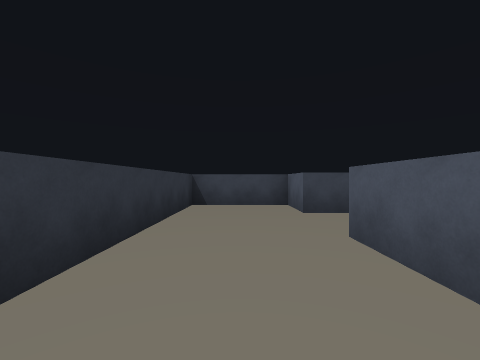
[1] (above)

24 first-person views from a walk through a scene from a Unity 3-D project. The camera is 1.3 m above the floor, looks level and sees 90° across. The floor is counted in squares, 2 m on a side. Each view is taken from the middle of a square. On the plan, view 1 faces up. The plan holds only what a view shows up to about 9 squares ahead; the rest is blank.

[2]
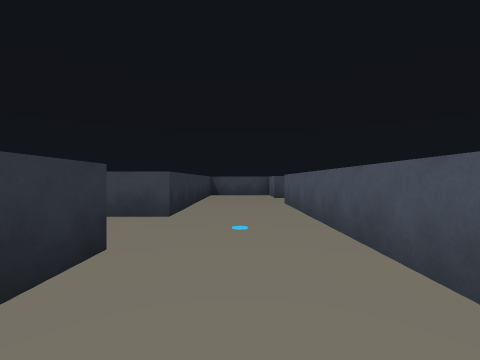

[3]
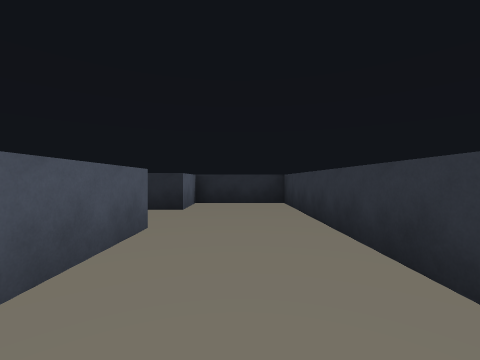

[4]
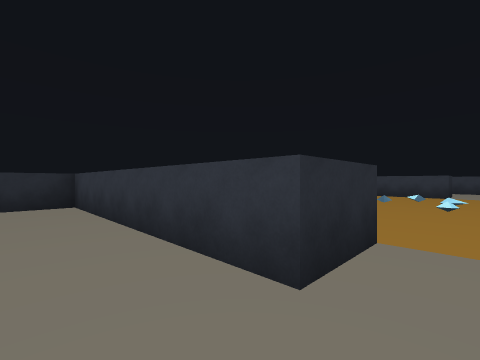

[5]
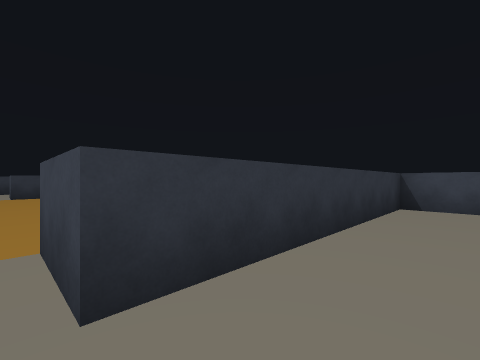

[6]
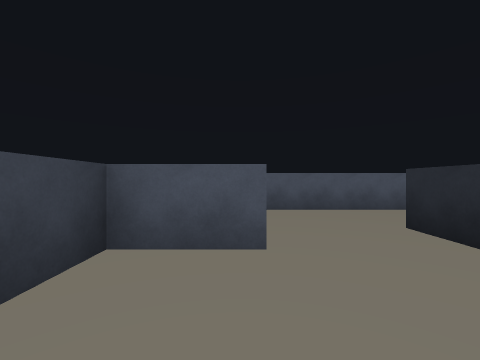

[7]
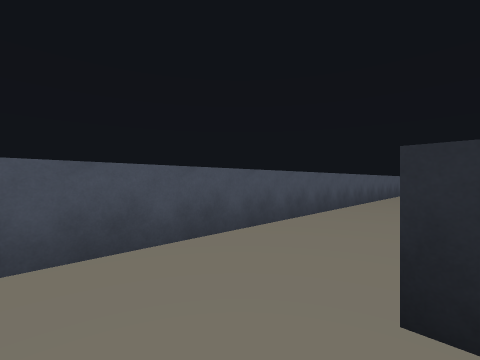

[8]
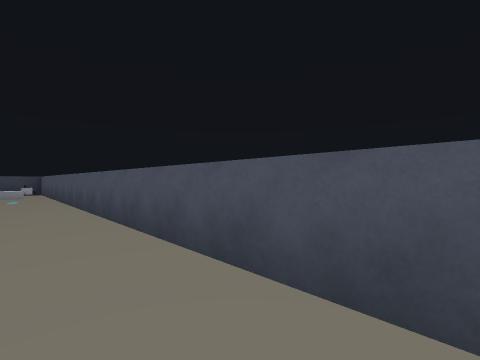

[9]
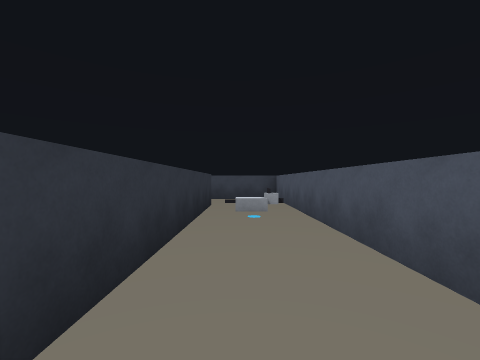

[10]
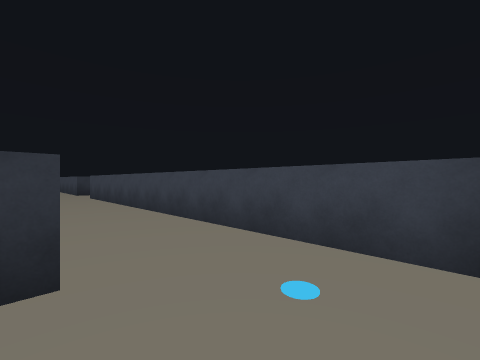

[11]
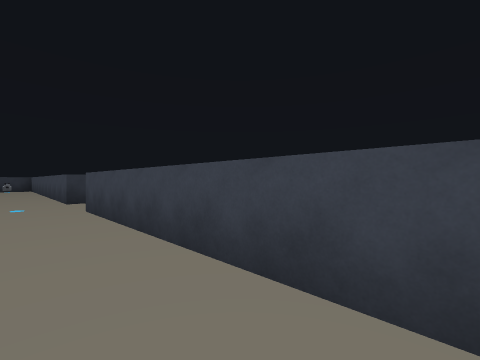

[12]
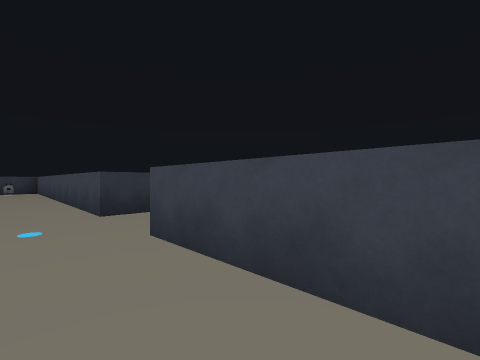

[13]
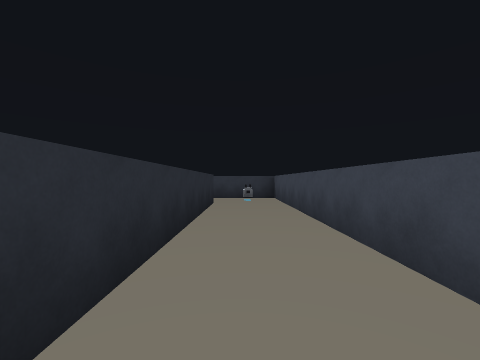

[14]
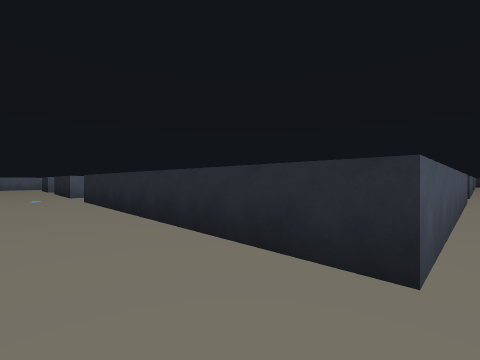

[15]
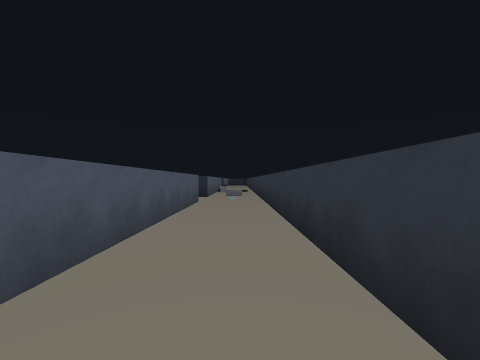

[16]
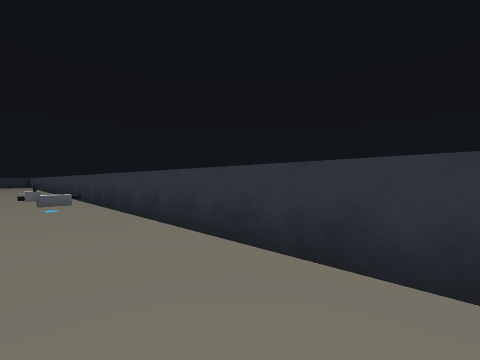

[17]
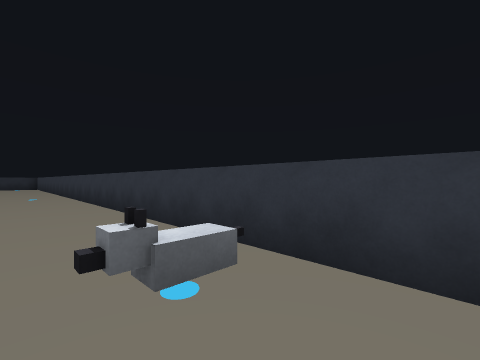

[18]
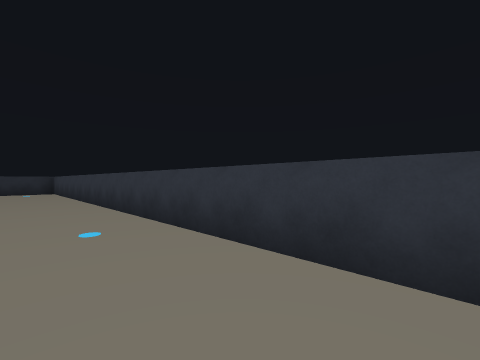

[19]
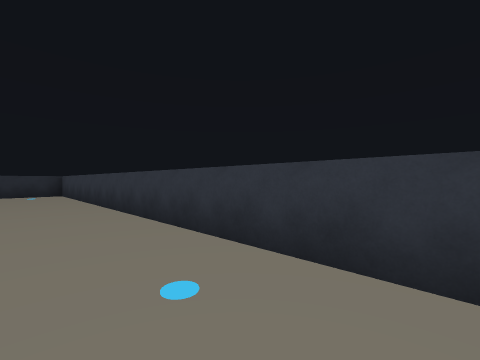

[20]
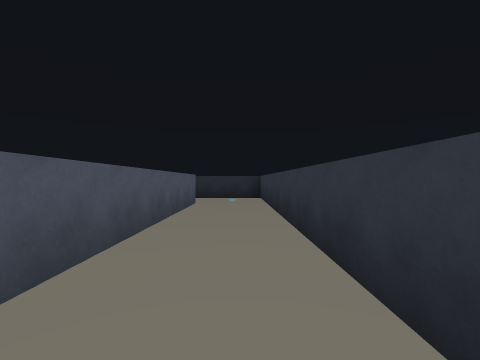

[21]
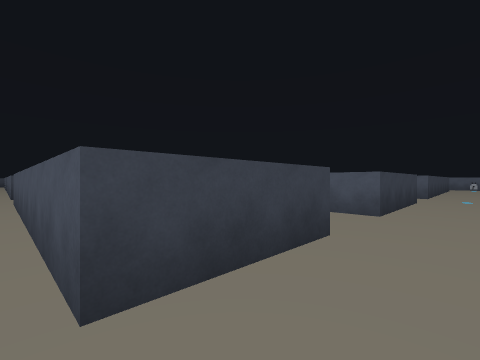

[22]
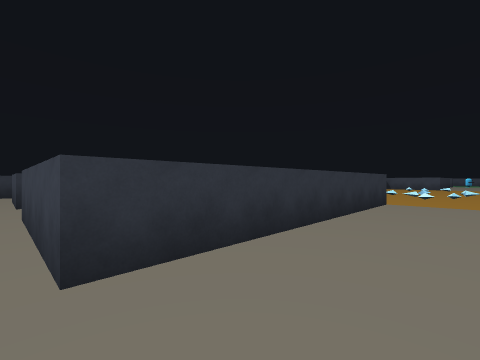

[23]
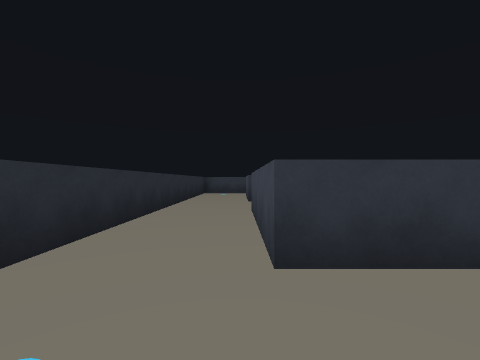

[24]
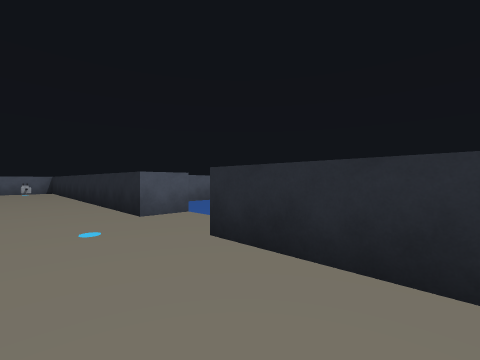

### Floor plan
Points are (right, up) in squares from view 1. A wall is a line through its corners. A room is listed if a view was taken in it or the views show most of it. See-through windows are left out.
Room 1 (views 1, 2, 3, 4, 5, 6, 7)
walls: (-2.8, -1.7) (-1.2, -1.7) (-1.2, -7.7) (1.3, -7.7) (1.3, -6.3) (2.1, -6.3); (1.3, -4.2) (1.3, 2.7) (2.2, 2.7); (2.2, 4.7) (1.3, 4.7) (1.3, 6.2) (-1.2, 6.2) (-1.2, 0.3) (-2.8, 0.3)
ways out: opening at (-2, -0.5) to room 2; opening at (2, -5.5) to room 2; opening at (2, 3.5) to room 2
Room 2 (views 8, 9, 10, 11, 12, 13, 14, 15, 16, 17, 18, 19, 20, 21, 22, 23, 24)
walls: (-10.8, 1) (-10.8, 0.2); (-11.8, -1.7) (-10.8, -1.7) (-10.8, -3); (-7.7, -6.8) (-7.7, -13.8) (-11.2, -13.8) (-11.2, -12.8); (-15.8, 4.8) (-15.8, 12.2) (-7.8, 12.2); (4.3, -6.4) (4.3, 14.3) (-5.8, 14.3); (-5.8, 11.8) (-5.8, 12.2); (-13.2, -13.8) (-15.8, -13.8) (-15.8, -6.8); (-5.8, -15.8) (-1, -15.8); (-7.7, 14.3) (-15.5, 14.3); (-0.9, -15.8) (-0.2, -15.8); (2.3, 12.2) (2.3, 6.8); (-14.1, -15.8) (-7.8, -15.8); (-15.6, 14.3) (-16.1, 14.3); (-17.8, 14.4) (-17.8, -15.8) (-15.4, -15.8)
ways out: opening at (-2, -0.5) to room 1; opening at (2, -5.5) to room 1; opening at (2, 3.5) to room 1; opening at (-12.5, -13); opening at (-11.5, -0.5); opening at (-6.5, -16); opening at (-6.5, 15)
objects: other object (-17, 4); other object (-17, 13); other object (3, 10)

Positions as (right, up) in squares from view 1, and headings:
1: (0, 0), facing up
2: (0, -4), facing up
3: (0, -1), facing down
4: (0, -1), facing down-left
5: (0, 0), facing up-left
6: (-1, 5), facing right
7: (2, 4), facing down-right
8: (3, 1), facing up-right
9: (3, 6), facing up
10: (4, 12), facing up-left
11: (0, 13), facing up-left
12: (-3, 13), facing up-left
13: (-9, 13), facing left
14: (-16, 14), facing down-right
15: (-17, 12), facing down
16: (-16, 10), facing down-left
17: (-16, 5), facing down-left
18: (-16, -2), facing down-left
19: (-16, -4), facing down-left
20: (-17, -7), facing down
21: (-16, -15), facing up-right
22: (-6, -14), facing up-left
23: (-6, -14), facing left
24: (-10, -14), facing down-right
